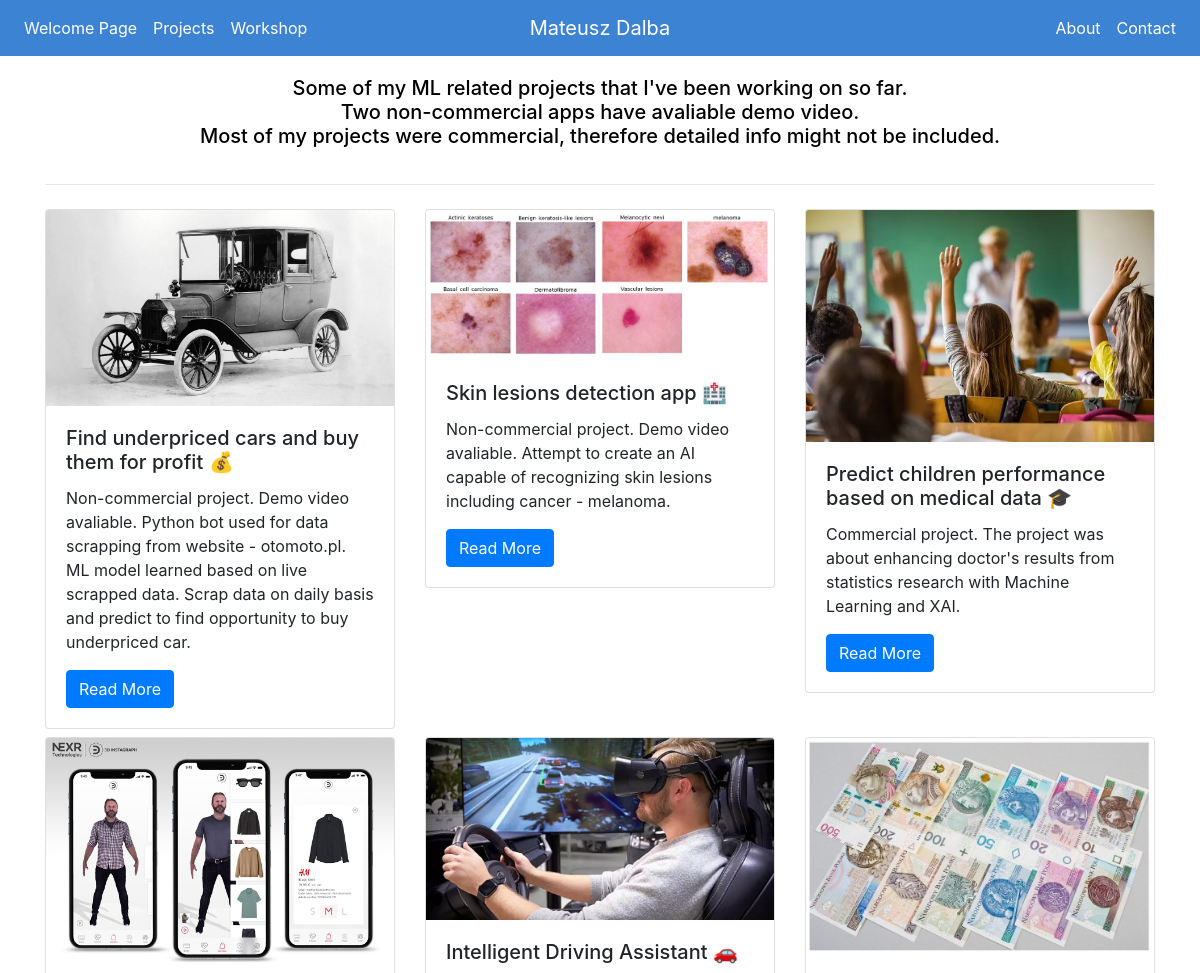
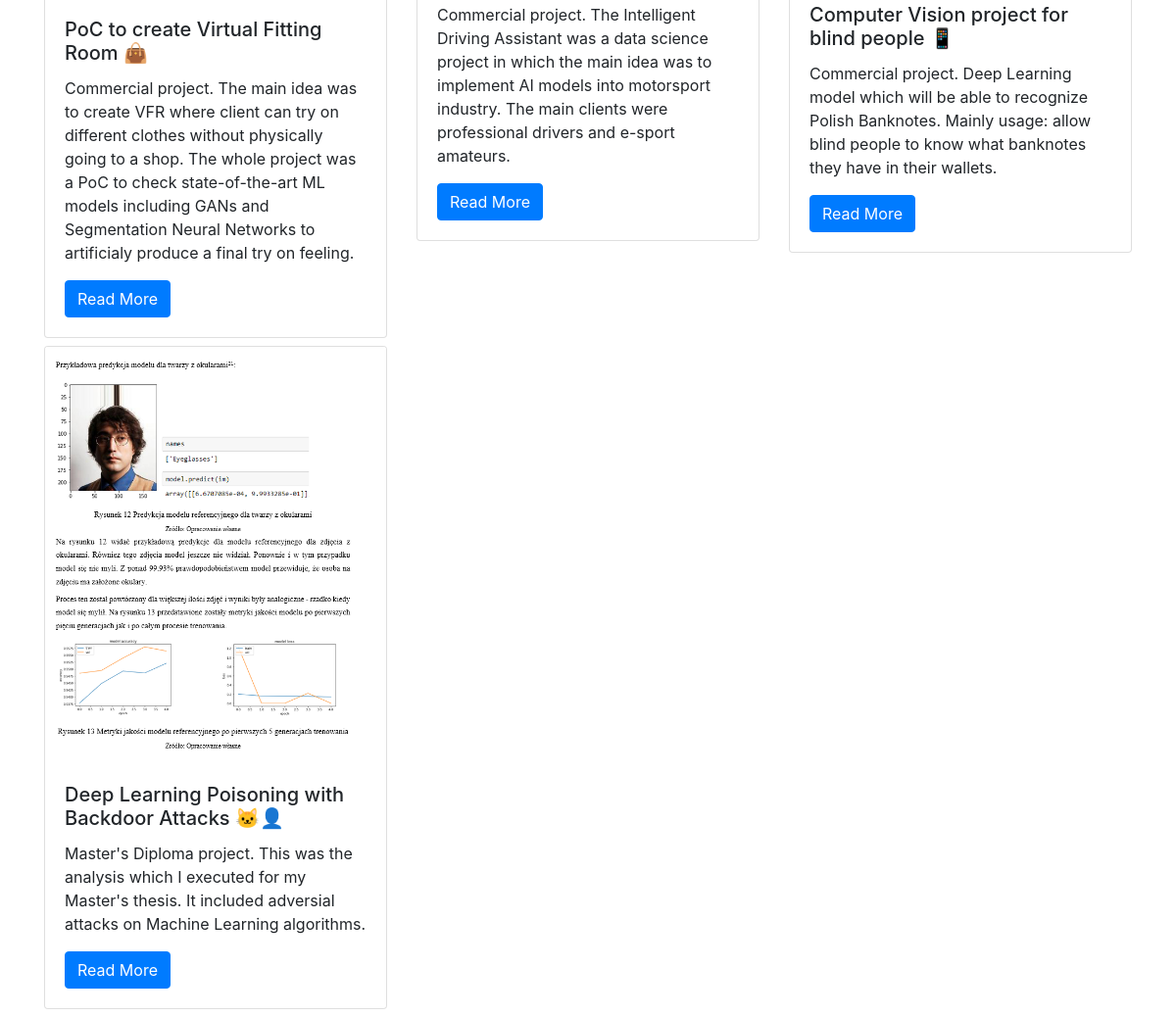
/projects/, run on the app's committed database (2 pictures, top to bottom).
### projects/models.py (models this page shows, shortened)
class Project(models.Model):
    title = models.CharField(max_length=100)
    short_description = models.TextField(default = 'Empty')
    main_features = models.TextField(default ='Empty')
    duration = models.CharField(max_length=100)
    description = models.TextField(default = 'Empty')
    technology = models.CharField(max_length=200)
    image = models.FilePathField(path='projects/static/img/')
    video_url = models.CharField(max_length=500)
    obstacles = models.TextField(default = 'Empty')
    successes = models.TextField(default = 'Empty')
    learn = models.TextField(default = 'Empty')

### projects/views.py (the view)
# urls.py: path("", views.project_index, name='project_index'),
def project_index(request):
    projects = Project.objects.all()
    context = {
        'projects':projects
    }
    return render(request, 'project_index.html', context)

### projects/templates/project_index.html
{% extends "base.html" %}
{% load static %}
{% block page_content %}
<link rel="stylesheet" type="text/css" href="{% static 'css/project_index.css' %}">
<h5 align="center" class="title1">
    Some of my ML related projects that I've been working on so far. <br>
    Two non-commercial apps have avaliable demo video. <br>
    Most of my projects were commercial, therefore detailed info might not be included.
</h5>
<hr>
<div class="row mt-4">
    {% for project in projects %}
        <div class="col-md-4">
            <div class="card mb-2">
                <img class="card-img-top" src="{% static project.image %}">
                <div class="card-body">
                    <h5 class="card-title">{{ project.title }}</h5>
                    <p class="card-text">{{ project.short_description }}</p>
                    <a href="{% url 'project_detail' project.pk %}"
                       class="btn btn-primary">
                        Read More
                    </a>
                </div>
            </div>
        </div>
        {% endfor %}
    </div>
    {% endblock %}

### static/css/project_index.css (style rules this page uses)
.title1 { color: rgb(0, 0, 0); padding: 20px; text-align: center; }

### data on the page
Project: image (picture), title "Find underpriced cars and buy them for profit 💰", short_description "Non-commercial project. Demo video avaliable. Python bot used for data scrapping from website - otomoto.pl. ML model learned based on live scrapped data. Scrap data on daily basis and predict to find opportunity to buy underpriced car."
Project: image (picture), title "Skin lesions detection app 🏥", short_description "Non-commercial project. Demo video avaliable. Attempt to create an AI capable of recognizing skin lesions including cancer - melanoma."
Project: image (picture), title "Predict children performance based on medical data 🎓", short_description "Commercial project. The project was about enhancing doctor's results from statistics research with Machine Learning and XAI."
Project: image (picture), title "PoC to create Virtual Fitting Room 👜", short_description "Commercial project. The main idea was to create VFR where client can try on different clothes without physically going to a shop. The whole project was a PoC to check state-of-the-art ML models including GANs and Segmentation Neural Networks to artificialy produce a final try on feeling."
Project: image (picture), title "Intelligent Driving Assistant 🚗", short_description "Commercial project. The Intelligent Driving Assistant was a data science project in which the main idea was to implement AI models into motorsport industry. The main clients were professional drivers and e-sport amateurs."
Project: image (picture), title "Computer Vision project for blind people 📱", short_description "Commercial project. Deep Learning model which will be able to recognize Polish Banknotes. Mainly usage: allow blind people to know what banknotes they have in their wallets."
Project: image (picture), title "Deep Learning Poisoning with Backdoor Attacks 🐱‍👤", short_description "Master's Diploma project. This was the analysis which I executed for my Master's thesis. It included adversial attacks on Machine Learning algorithms."
